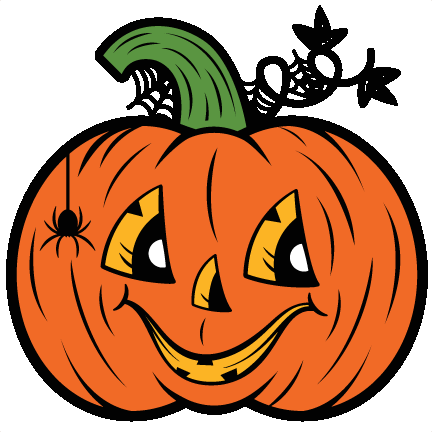
#> input picture project14/jack.jpg, 432 x 432 px
$ python lbp.py
#> lines starting #> are read from the running program, lines starting #| are printed output that depends on the picture
import cv2
import numpy as np
from skimage.feature import local_binary_pattern

image = cv2.imread('jack.jpg', cv2.IMREAD_GRAYSCALE)
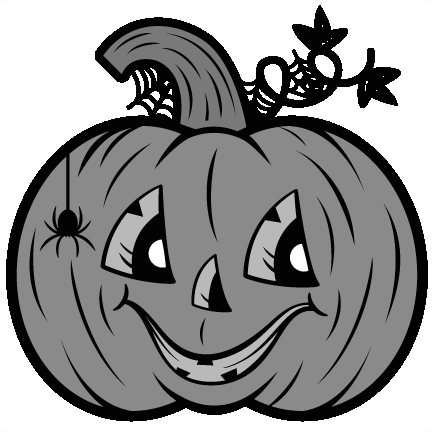
#> image: shape (432, 432); min 2, max 255, mean 148.1

radius = 1
n_points = 8 * radius
lbp = local_binary_pattern(image, n_points, radius, method='uniform')
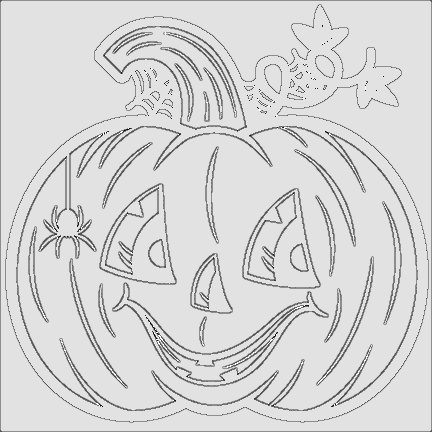
#> lbp: shape (432, 432) float64; min 0, max 9, mean 7.57; drawn with min black and max white

cv2.imshow('Local Binary Pattern', lbp.astype(np.uint8))
cv2.waitKey(0)
cv2.destroyAllWindows()
